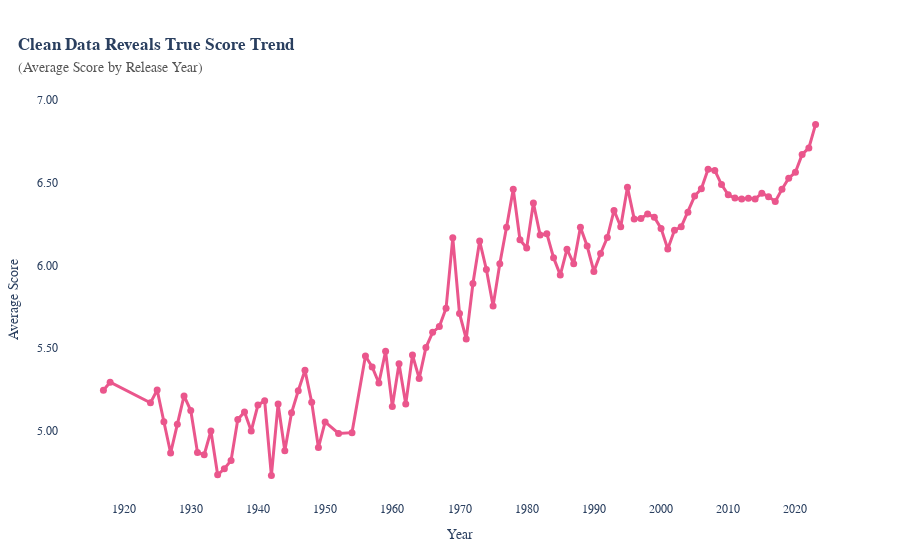

Notebook source saved alongside this figure:
### Markdown cell above
#### **b. Clean**

### Code cell
import plotly.graph_objects as go

# Prepare data: Average Score by Release Year (Cleaned)
score_by_year = df_anime_dataset_2023_prep.groupby('Aired Year')['Score'].mean().dropna()
x_years = score_by_year.index
y_scores = score_by_year.values

# Create Line Chart — Average Score by Release Year (Cleaned)
fig = go.Figure()

fig.add_trace(go.Scatter(
    x=x_years,
    y=y_scores,
    mode='lines+markers',
    line=dict(color='#ea568c', width=3),
    marker=dict(size=7, color='#ea568c'),
    name='Dữ liệu sạch',
    showlegend=False,
    text=[f"{score:.2f}" for score in y_scores],
    hovertemplate='Year=%{x}<br>Average Score=%{y:.2f}<extra></extra>'
))

fig.update_layout(
    template='plotly_white',
    font=dict(family="Tahoma"),
    margin=dict(l=40, r=40, t=100, b=60),
    title=dict(
        text="<b>Clean Data Reveals True Score Trend</b><br><span style='color:#555555; font-size:14px'>(Average Score by Release Year)</span>",
        x=0.02
    ),
    hovermode="x unified",
    xaxis=dict(
        title="Year",
        showgrid=False,
        tickformat="d",
        nticks=15
    ),
    yaxis=dict(
        title="Average Score",
        showgrid=False,
        tickformat=".2f"
    ),
    legend=dict(
        x=1.02, y=0.98, xanchor='left', yanchor='top', bgcolor='rgba(0,0,0,0)'
    )
)

fig.show()

### Figure 1 — Plotly figure (JSON) as saved in the notebook; plotly's stock layout.template omitted (floating-point values rounded to 4 significant figures)
{"data": [{"hovertemplate": "Year=%{x}<br>Average Score=%{y:.2f}<extra></extra>", "line": {"color": "#ea568c", "width": 3}, "marker": {"color": "#ea568c", "size": 7}, "mode": "lines+markers", "name": "Dữ liệu sạch", "showlegend": false, "text": ["5.25", "5.29", "5.17", "5.25", "5.06", "4.87", "5.04", "5.21", "5.12", "4.87", "4.86", "5.00", "4.74", "4.77", "4.82", "5.07", "5.12", "5.00", "5.16", "5.18", "4.73", "5.16", "4.88", "5.11", "5.24", "5.37", "5.17", "4.90", "5.05", "4.99", "4.99", "5.45", "5.39", "5.29", "5.48", "5.15", "5.41", "5.16", "5.46", "5.32", "5.50", "5.60", "5.63", "5.74", "6.17", "5.71", "5.56", "5.89", "6.15", "5.98", "5.76", "6.01", "6.23", "6.46", "6.16", "6.11", "6.38", "6.18", "6.19", "6.05", "5.94", "6.10", "6.01", "6.23", "6.12", "5.96", "6.07", "6.17", "6.33", "6.23", "6.47", "6.28", "6.28", "6.31", "6.29", "6.22", "6.10", "6.21", "6.23", "6.32", "6.42", "6.46", "6.58", "6.58", "6.49", "6.43", "6.41", "6.40", "6.41", "6.40", "6.44", "6.42", "6.39", "6.46", "6.53", "6.56", "6.67", "6.71", "6.85"], "type": "scatter", "x": [1917.0, 1918.0, 1924.0, 1925.0, 1926.0, 1927.0, 1928.0, 1929.0, 1930.0, 1931.0, 1932.0, 1933.0, 1934.0, 1935.0, 1936.0, 1937.0, 1938.0, 1939.0, 1940.0, 1941.0, 1942.0, 1943.0, 1944.0, 1945.0, 1946.0, 1947.0, 1948.0, 1949.0, 1950.0, 1952.0, 1954.0, 1956.0, 1957.0, 1958.0, 1959.0, 1960.0, 1961.0, 1962.0, 1963.0, 1964.0, 1965.0, 1966.0, 1967.0, 1968.0, 1969.0, 1970.0, 1971.0, 1972.0, 1973.0, 1974.0, 1975.0, 1976.0, 1977.0, 1978.0, 1979.0, 1980.0, 1981.0, 1982.0, 1983.0, 1984.0, 1985.0, 1986.0, 1987.0, 1988.0, 1989.0, 1990.0, 1991.0, 1992.0, 1993.0, 1994.0, 1995.0, 1996.0, 1997.0, 1998.0, 1999.0, 2000.0, 2001.0, 2002.0, 2003.0, 2004.0, 2005.0, 2006.0, 2007.0, 2008.0, 2009.0, 2010.0, 2011.0, 2012.0, 2013.0, 2014.0, 2015.0, 2016.0, 2017.0, 2018.0, 2019.0, 2020.0, 2021.0, 2022.0, 2023.0], "y": [5.247, 5.295, 5.17, 5.248, 5.056, 4.867, 5.04, 5.212, 5.124, 4.87, 4.856, 5.0, 4.735, 4.771, 4.822, 5.07, 5.115, 5.0, 5.157, 5.182, 4.73, 5.163, 4.88, 5.11, 5.243, 5.367, 5.173, 4.9, 5.055, 4.985, 4.99, 5.453, 5.388, 5.29, 5.482, 5.148, 5.406, 5.163, 5.459, 5.318, 5.504, 5.596, 5.631, 5.742, 6.168, 5.71, 5.556, 5.891, 6.148, 5.976, 5.756, 6.012, 6.232, 6.462, 6.156, 6.106, 6.378, 6.185, 6.193, 6.048, 5.943, 6.099, 6.011, 6.231, 6.118, 5.965, 6.073, 6.17, 6.334, 6.235, 6.474, 6.282, 6.284, 6.312, 6.293, 6.225, 6.101, 6.214, 6.234, 6.322, 6.42, 6.465, 6.582, 6.575, 6.49, 6.428, 6.408, 6.402, 6.407, 6.403, 6.438, 6.417, 6.387, 6.462, 6.528, 6.565, 6.672, 6.712, 6.854]}], "layout": {"font": {"family": "Tahoma"}, "hovermode": "x unified", "legend": {"bgcolor": "rgba(0,0,0,0)", "x": 1.02, "xanchor": "left", "y": 0.98, "yanchor": "top"}, "margin": {"b": 60, "l": 40, "r": 40, "t": 100}, "title": {"text": "<b>Clean Data Reveals True Score Trend</b><br><span style='color:#555555; font-size:14px'>(Average Score by Release Year)</span>", "x": 0.02}, "xaxis": {"nticks": 15, "showgrid": false, "tickformat": "d", "title": {"text": "Year"}}, "yaxis": {"showgrid": false, "tickformat": ".2f", "title": {"text": "Average Score"}}}}
